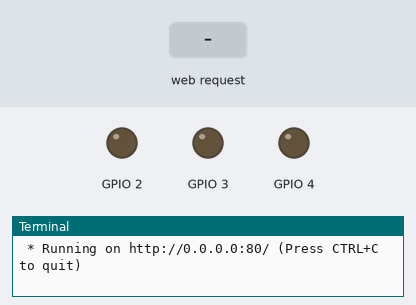
The program below on a simulated Raspberry Pi (BCM pin numbers). Parts: output pins drawn as LEDs (lit = HIGH), the last lines printed to the terminal. The test bench sets the inputs (shaded band). The clock reads 2024-03-15 10:24:30 at power-on unless the program sets it.

Above: at 1.2 s.
1.3 s: HTTP request for /2/on received
At 2.4 s:
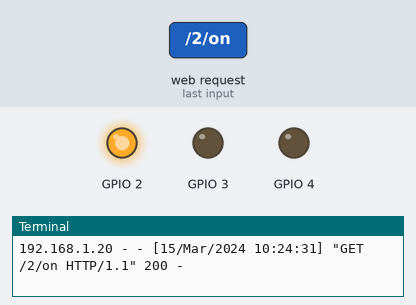
2.8 s: HTTP request for /3/on received
At 3.5 s:
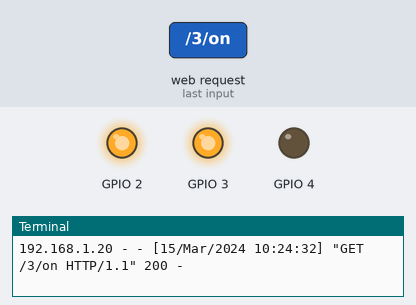
4.3 s: HTTP request for /2/off received
At 4.7 s:
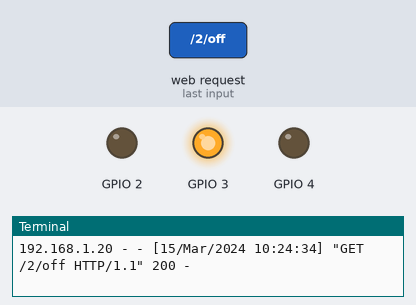
5.8 s: HTTP request for /4/on received
At 7.0 s:
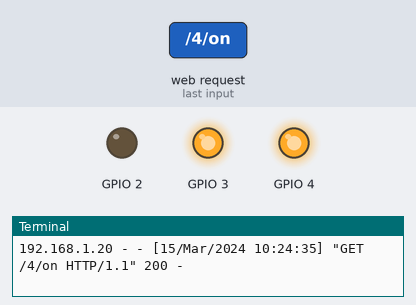
7.3 s: HTTP request for /3/off received
At 8.2 s:
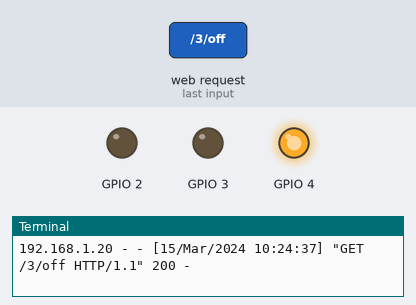
8.8 s: HTTP request for /4/off received
At 9.3 s:
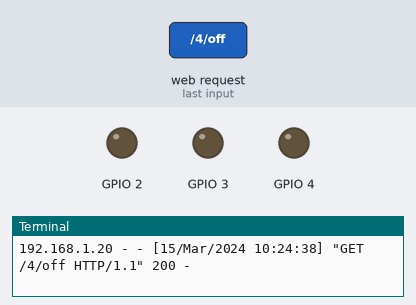
Timing chart, 0 to 11.3 s (numbered marks = the images above; inputs shaded):
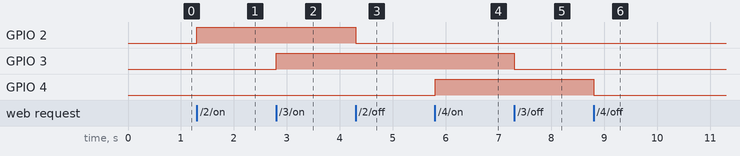

The program:

app.py
```python
import RPi.GPIO as GPIO
from flask import Flask, render_template, request
app = Flask(__name__)

GPIO.setmode(GPIO.BCM)

# Create a dictionary called pins to store the pin number, name, and pin state:
pins = {
   2 : {'name' : 'GPIO 2', 'state' : GPIO.LOW},
   3 : {'name' : 'GPIO 3', 'state' : GPIO.LOW},
   4 : {'name' : 'GPIO 4', 'state' : GPIO.LOW}
   }

# Set each pin as an output and make it low:
for pin in pins:
   GPIO.setup(pin, GPIO.OUT)
   GPIO.output(pin, GPIO.LOW)

@app.route("/")
def main():
   # For each pin, read the pin state and store it in the pins dictionary:
   for pin in pins:
      pins[pin]['state'] = GPIO.input(pin)
   # Put the pin dictionary into the template data dictionary:
   templateData = {
      'pins' : pins
      }
   # Pass the template data into the template main.html and return it to the user
   return render_template('main.html', **templateData)

# The function below is executed when someone requests a URL with the pin number and action in it:
@app.route("/<changePin>/<action>")
def action(changePin, action):
   # Convert the pin from the URL into an integer:
   changePin = int(changePin)
   # Get the device name for the pin being changed:
   deviceName = pins[changePin]['name']
   # If the action part of the URL is "on," execute the code indented below:
   if action == "on":
      # Set the pin high:
      GPIO.output(changePin, GPIO.HIGH)
      # Save the status message to be passed into the template:
      message = "Turned " + deviceName + " on."
   if action == "off":
      GPIO.output(changePin, GPIO.LOW)
      message = "Turned " + deviceName + " off."

   # For each pin, read the pin state and store it in the pins dictionary:
   for pin in pins:
      pins[pin]['state'] = GPIO.input(pin)

   # Along with the pin dictionary, put the message into the template data dictionary:
   templateData = {
      'pins' : pins
   }

   return render_template('main.html', **templateData)

if __name__ == "__main__":
   app.run(host='0.0.0.0', port=80, debug=True)
```

Measured:
- after the input at 1.3 s, GPIO 2: LOW → HIGH at once
- after the input at 2.8 s, GPIO 3: LOW → HIGH at once
- after the input at 4.3 s, GPIO 2: HIGH → LOW at once
- after the input at 5.8 s, GPIO 4: LOW → HIGH at once
- after the input at 7.3 s, GPIO 3: HIGH → LOW at once
- after the input at 8.8 s, GPIO 4: HIGH → LOW at once
